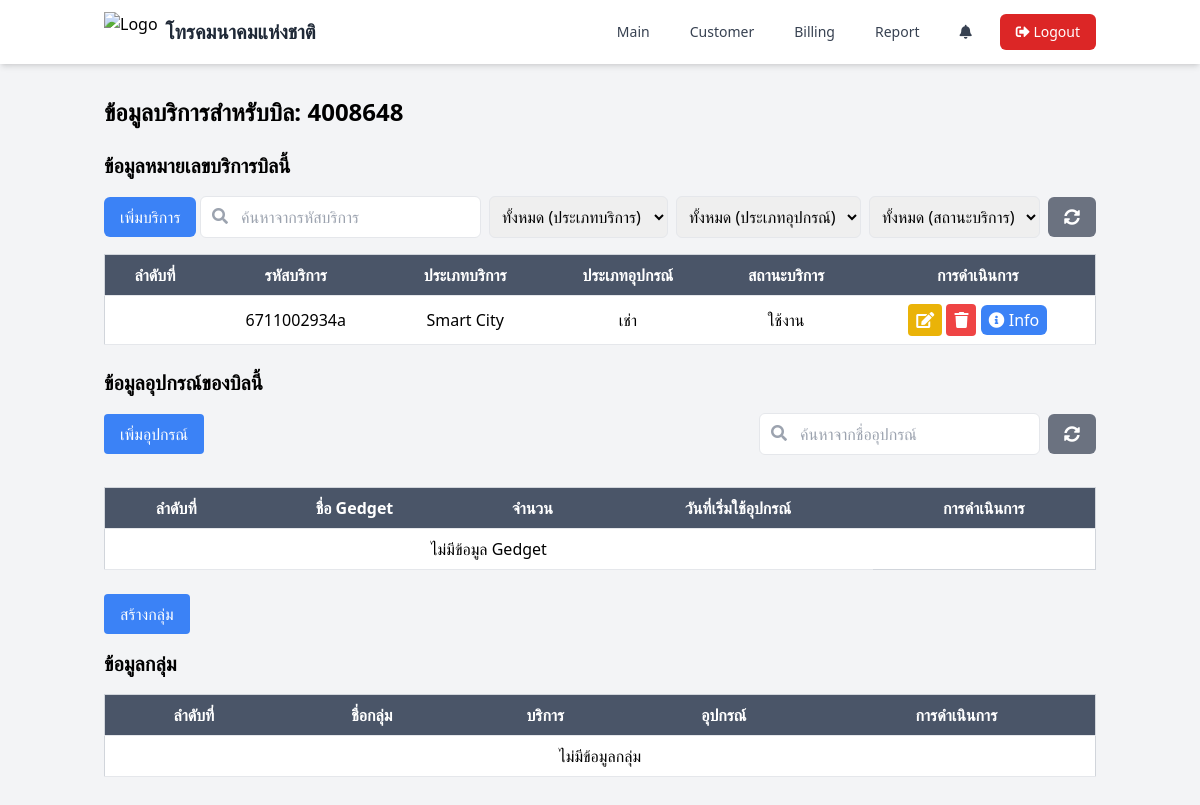
Before: /page/service_bill.php?id_bill=14 (signed in) with the older database file.
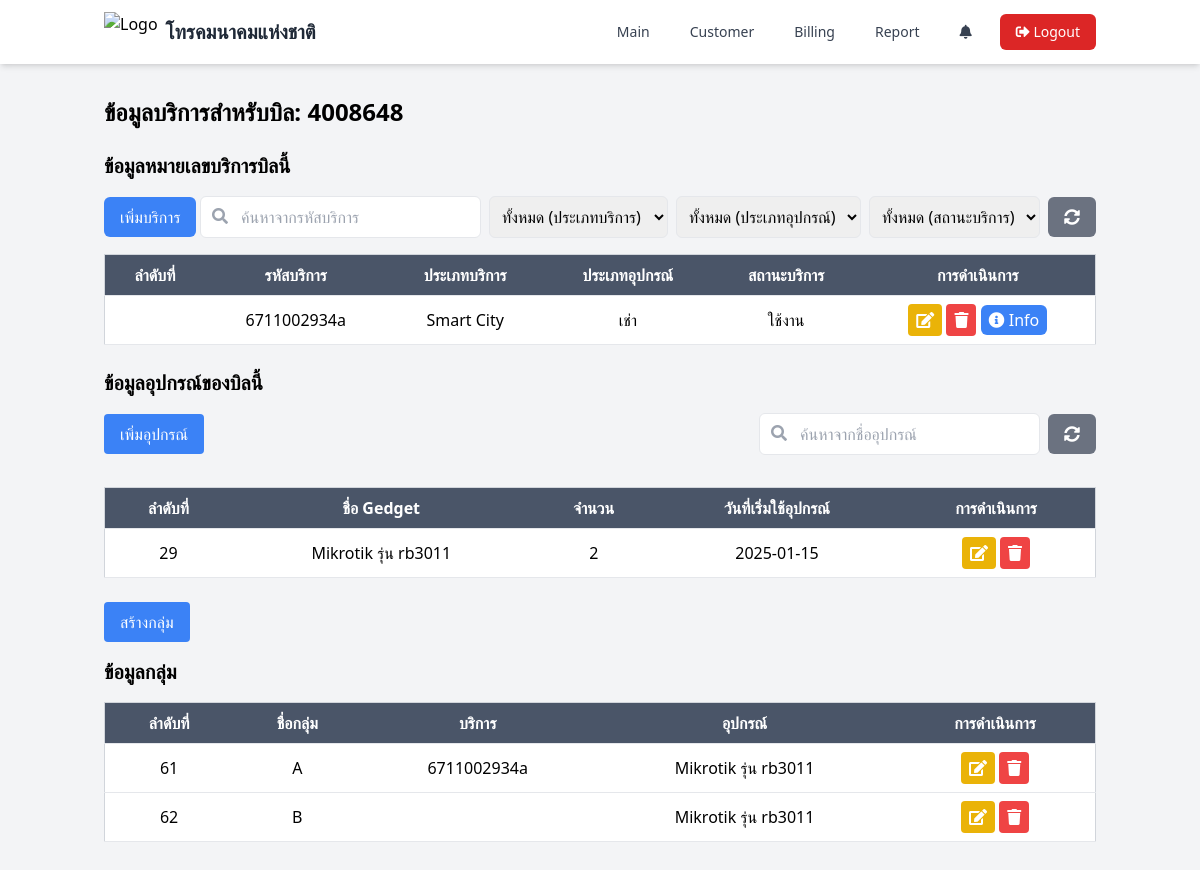
After: the same page with the newer database file.
### tables this page shows
CREATE TABLE `service_customer` (
  `id_service` int(11) NOT NULL,
  `code_service` varchar(20) DEFAULT NULL,
  `type_service` enum('Fttx','Fttx+ICT solution','Fttx 2+ICT solution','SI service','วงจเช่า','IP phone','Smart City','WiFi','อื่นๆ') DEFAULT NULL,
  `type_gadget` enum('เช่า','ขาย','เช่าและขาย') DEFAULT NULL,
  `status_service` enum('ใช้งาน','ยกเลิก') DEFAULT NULL,
  `id_bill` int(11) DEFAULT NULL,
  `create_at` date DEFAULT NULL,
  `update_at` date DEFAULT NULL
);

CREATE TABLE `gedget` (
  `id_gedget` int(11) NOT NULL,
  `name_gedget` varchar(100) DEFAULT NULL,
  `quantity_gedget` int(5) DEFAULT NULL,
  `id_bill` int(11) NOT NULL,
  `create_at` date DEFAULT NULL
);

CREATE TABLE `group_service` (
  `id_group` int(11) NOT NULL,
  `id_bill` int(11) NOT NULL,
  `group_name` varchar(100) DEFAULT NULL
);

### page/service_bill.php (the view, shortened to what the changed rows need)
<?php
require_once '../function/functions.php';
$id_bill = isset($_GET['id_bill']) ? intval($_GET['id_bill']) : 0;
if ($id_bill > 0) {
    $sql = "SELECT * FROM bill_customer WHERE id_bill = ?";
    $stmt = $conn->prepare($sql);
    $stmt->bind_param("i", $id_bill);
    $stmt->execute();
    $result = $stmt->get_result();
    $bill = $result->fetch_assoc();
    $sql = "SELECT * FROM service_customer WHERE id_bill = ?";
    $stmt = $conn->prepare($sql);
    $stmt->bind_param("i", $id_bill);
    $stmt->execute();
    $services = $stmt->get_result()->fetch_all(MYSQLI_ASSOC);
    $sql = "SELECT * FROM gedget WHERE id_bill = ?";
    $stmt = $conn->prepare($sql);
    $stmt->bind_param("i", $id_bill);
    $stmt->execute();
    $gedgets = $stmt->get_result()->fetch_all(MYSQLI_ASSOC);
    $sql = "SELECT * FROM service_customer WHERE id_bill = ?";
    $stmt = $conn->prepare($sql);
    $stmt->bind_param("i", $id_bill);
    $stmt->execute();
    $services = $stmt->get_result()->fetch_all(MYSQLI_ASSOC);
    $sql = "SELECT * FROM gedget WHERE id_bill = ?";
    $stmt = $conn->prepare($sql);
    $stmt->bind_param("i", $id_bill);
    $stmt->execute();
    $gedgets = $stmt->get_result()->fetch_all(MYSQLI_ASSOC);
} else {
    header('Location: bill.php');
    exit;
}
?>
<!DOCTYPE html>
<html lang="en">
<head>
    <script src="https://cdn.tailwindcss.com"></script>
    <link rel="stylesheet" type="text/css" href="https://cdn.datatables.net/1.11.5/css/jquery.dataTables.css">
    <link rel="stylesheet" href="https://cdnjs.cloudflare.com/ajax/libs/font-awesome/5.15.4/css/all.min.css">
</head>
<body class="bg-gray-100">
    <div class="container mx-auto px-4 py-8">
        <h1 class="text-2xl font-bold mb-4">ข้อมูลบริการสำหรับบิล: <?php echo htmlspecialchars($bill['number_bill']); ?></h1>
        <div class="mt-6">
            <h2 class="text-xl font-bold mb-4">ข้อมูลหมายเลขบริการบิลนี้</h2>
            <table id="serviceTable" class="common-table min-w-full bg-white border border-gray-300">
                <thead>
                    <tr>
                        <th class="py-2 px-4 border-b">ลำดับที่</th>
                        <th class="py-2 px-4 border-b">รหัสบริการ</th>
                        <th class="py-2 px-4 border-b">ประเภทบริการ</th>
                        <th class="py-2 px-4 border-b">ประเภทอุปกรณ์</th>
                        <th class="py-2 px-4 border-b">สถานะบริการ</th>
                        <th class="py-2 px-4 border-b">การดำเนินการ</th>
                    </tr>
                </thead>
                <tbody>
                    <?php if (!empty($services)): ?>
                        <?php foreach ($services as $service): ?>
                            <tr>
                                <td class="py-2 px-4 border-b text-center"></td>
                                <td class="py-2 px-4 border-b text-center"><?php echo htmlspecialchars($service['code_service']); ?></td>
                                <td class="py-2 px-4 border-b text-center"><?php echo htmlspecialchars($service['type_service']); ?></td>
                                <td class="py-2 px-4 border-b text-center"><?php echo htmlspecialchars($service['type_gadget']); ?></td>
                                <td class="py-2 px-4 border-b text-center"><?php echo htmlspecialchars($service['status_service']); ?></td>
                                <td class="py-2 px-4 border-b text-center">
                                    <button onclick="openModal('service', <?php echo $service['id_service']; ?>)" class="bg-yellow-500 text-white px-2 py-1 rounded"> <i class="fas fa-edit"></i></button>
                                    <button onclick="deleteItem('service', <?php echo $service['id_service']; ?>)" class="bg-red-500 text-white px-2 py-1 rounded"><i class="fas fa-trash"></i></button>
                                    <a href="service_detail.php?id_service=<?php echo $service['id_service']; ?>" class="bg-blue-500 text-white px-2 py-1 rounded-md">
                                        <i class="fas fa-info-circle"></i> Info
                                    </a>
                                </td>
                            </tr>
                        <?php endforeach; ?>
                    <?php else: ?>
                        <tr>
                            <td colspan="6" class="py-2 px-4 border-b text-center">ไม่มีข้อมูลบริการ</td>
                        </tr>
                    <?php endif; ?>
                </tbody>
            </table>
        </div>
        <div class="mt-6">
            <h2 class="text-xl font-bold mb-4">ข้อมูลอุปกรณ์ของบิลนี้</h2>
            <table id="gedgetTable" class="common-table min-w-full bg-white border border-gray-300">
                <thead>
                    <tr>
                        <th class="py-2 px-4 border-b">ลำดับที่</th>
                        <th class="py-2 px-4 border-b">ชื่อ Gedget</th>
                        <th class="py-2 px-4 border-b">จำนวน</th>
                        <th class="py-2 px-4 border-b">วันที่เริ่มใช้อุปกรณ์</th>
                        <th class="py-2 px-4 border-b">การดำเนินการ</th>
                    </tr>
                </thead>
                <tbody>
                    <?php if (!empty($gedgets)): ?>
                        <?php foreach ($gedgets as $gedget): ?>
                            <tr>
                                <td class="py-2 px-4 border-b text-center"><?php echo $gedget['id_gedget']; ?></td>
                                <td class="py-2 px-4 border-b text-center"><?php echo htmlspecialchars($gedget['name_gedget']); ?></td>
                                <td class="py-2 px-4 border-b text-center"><?php echo htmlspecialchars($gedget['quantity_gedget']); ?></td>
                                <td class="py-2 px-4 border-b text-center"><?php echo htmlspecialchars($gedget['create_at']); ?></td>
                                <td class="py-2 px-4 border-b text-center">
                                    <button onclick="openModal('gedget', <?php echo $gedget['id_gedget']; ?>)" class="bg-yellow-500 text-white px-2 py-1 rounded"> <i class="fas fa-edit"></i></button>
                                    <button onclick="deleteItem('gedget', <?php echo $gedget['id_gedget']; ?>)" class="bg-red-500 text-white px-2 py-1 rounded"><i class="fas fa-trash"></i></button>
                                </td>
                            </tr>
                        <?php endforeach; ?>
                    <?php else: ?>
                        <tr>
                            <td colspan="4" class="py-2 px-4 border-b text-center">ไม่มีข้อมูล Gedget</td>
                        </tr>
                    <?php endif; ?>
                </tbody>
            </table>
        </div>
        <div class="mt-6">
            <h2 class="text-xl font-bold mb-4">ข้อมูลกลุ่ม</h2>
            <table id="groupTable" class="common-table min-w-full bg-white border border-gray-300">
                <thead>
                    <tr>
                        <th class="py-2 px-4 border-b">ลำดับที่</th>
                        <th class="py-2 px-4 border-b">ชื่อกลุ่ม</th>
                        <th class="py-2 px-4 border-b">บริการ</th>
                        <th class="py-2 px-4 border-b">อุปกรณ์</th>
                        <th class="py-2 px-4 border-b">การดำเนินการ</th>
                    </tr>
                </thead>
                <tbody>
                    <?php
                    $sql = "SELECT * FROM group_service WHERE id_bill = ?";
                    $stmt = $conn->prepare($sql);
                    $stmt->bind_param("i", $id_bill);
                    $stmt->execute();
                    $groups = $stmt->get_result()->fetch_all(MYSQLI_ASSOC);
                    if (!empty($groups)): ?>
                        <?php foreach ($groups as $group): ?>
                            <?php
                            $sql = "SELECT * FROM group_servicedetail WHERE id_group = ?";
                            $stmt = $conn->prepare($sql);
                            $stmt->bind_param("i", $group['id_group']);
                            $stmt->execute();
                            $groupDetails = $stmt->get_result()->fetch_all(MYSQLI_ASSOC);
                            $servicesInGroup = [];
                            $gedgetsInGroup = [];
                            foreach ($groupDetails as $detail) {
                                if ($detail['id_service']) {
                                    $sql = "SELECT * FROM service_customer WHERE id_service = ?";
                                    $stmt = $conn->prepare($sql);
                                    $stmt->bind_param("i", $detail['id_service']);
                                    $stmt->execute();
                                    $service = $stmt->get_result()->fetch_assoc();
                                    if ($service) {
                                        $servicesInGroup[] = $service['code_service'];
                                    }
                                }
                                if ($detail['id_gedget']) {
                                    $sql = "SELECT * FROM gedget WHERE id_gedget = ?";
                                    $stmt = $conn->prepare($sql);
                                    $stmt->bind_param("i", $detail['id_gedget']);
                                    $stmt->execute();
                                    $gedget = $stmt->get_result()->fetch_assoc();
                                    if ($gedget) {
                                        $gedgetsInGroup[] = $gedget['name_gedget'];
                                    }
                                }
                            }
                            ?>
                            <tr>
                                <td class="py-2 px-4 border-b text-center"><?php echo $group['id_group']; ?></td>
                                <td class="py-2 px-4 border-b text-center"><?php echo htmlspecialchars($group['group_name']); ?></td>
                                <td class="py-2 px-4 border-b text-center"><?php echo implode(', ', $servicesInGroup); ?></td>
                                <td class="py-2 px-4 border-b text-center"><?php echo implode(', ', $gedgetsInGroup); ?></td>
                                <td class="py-2 px-4 border-b text-center">
                                    <button onclick="openModal('group', <?php echo $group['id_group']; ?>)" class="bg-yellow-500 text-white px-2 py-1 rounded"> <i class="fas fa-edit"></i></button>
                                    <button onclick="deleteItem('group', <?php echo $group['id_group']; ?>)" class="bg-red-500 text-white px-2 py-1 rounded"><i class="fas fa-trash"></i></button>
                                </td>
                            </tr>
                        <?php endforeach; ?>
                    <?php else: ?>
                        <tr>
                            <td colspan="5" class="py-2 px-4 border-b text-center">ไม่มีข้อมูลกลุ่ม</td>
                        </tr>
                    <?php endif; ?>
                </tbody>
            </table>
        </div>
    </div>
</body>
</html>

Changed rows visible on the page:
added gedget: id_gedget "29", name_gedget "Mikrotik รุ่น rb3011", quantity_gedget "2", create_at "2025-01-15"
added group_service: id_group "61", group_name "A", servicesInGroup "6711002934a", gedgetsInGroup "Mikrotik รุ่น rb3011"
added group_service: id_group "62", group_name "B", gedgetsInGroup "Mikrotik รุ่น rb3011"
Other visible differences:
text no longer shown: "ไม่มีข้อมูล Gedget ไม่มีข้อมูลกลุ่ม"
